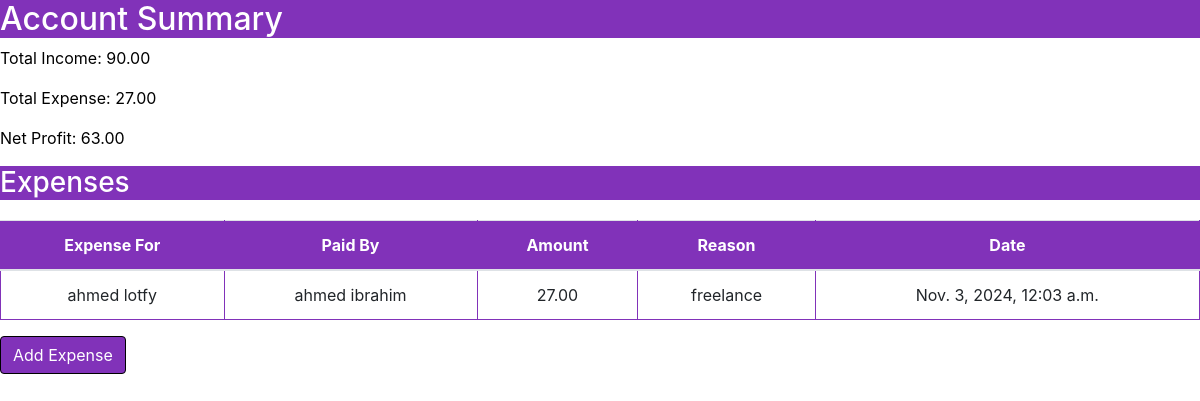
/home/accounts/, run on an earlier commit of the app's database.
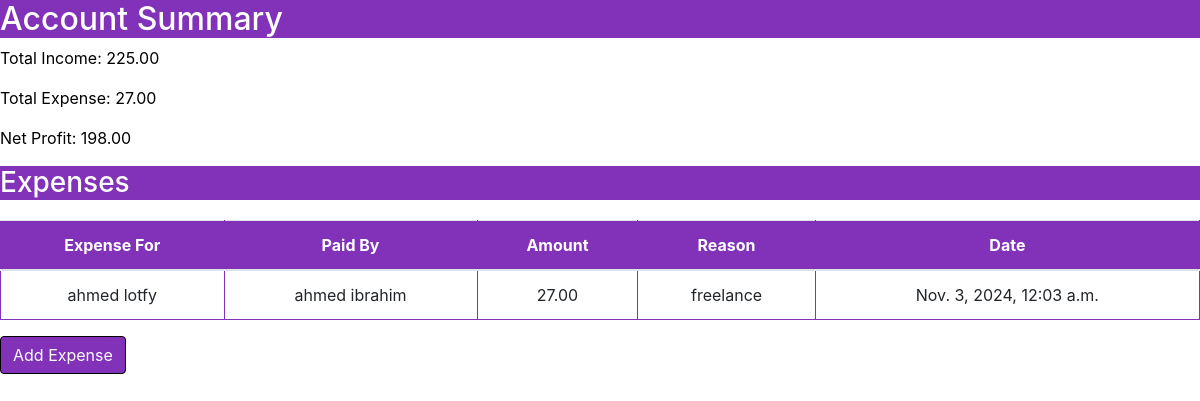
And on a later commit of the database.
### accounts/models.py (models this page shows, shortened)
class Account(models.Model):
    total_income = models.DecimalField(max_digits=15, decimal_places=2, default=Decimal('0.00'))  # إجمالي الدخل
    total_expense = models.DecimalField(max_digits=15, decimal_places=2, default=Decimal('0.00'))  # إجمالي الخارج
    net_profit = models.DecimalField(max_digits=15, decimal_places=2, default=Decimal('0.00'))  # صافي الربح

### accounts/views.py (the view)
# urls.py: path('', account_summary, name='account_summary'),
def account_summary(request):
    account = Account.objects.first()  # نفترض وجود حساب واحد
    context = {
        'account': account,
        'expenses': account.expenses.all() if account else [],
    }
    return render(request, 'accounts/account_summary.html', context)

### accounts/templates/accounts/account_summary.html (shortened to what this page needs)
<!DOCTYPE html>
<html lang="en">
    <head>
        <link href="https://stackpath.bootstrapcdn.com/bootstrap/4.5.2/css/bootstrap.min.css" rel="stylesheet">
<h2 style="background-color: #8132b9; color: #fff;">Account Summary</h2>
<p>Total Income: {{ account.total_income }}</p>
<p>Total Expense: {{ account.total_expense }}</p>
<p>Net Profit: {{ account.net_profit }}</p>
<h3 style="background-color: #8132b9; color: #fff;">Expenses</h3>
<table class="table">
    <thead>
        <tr style="background-color: #8132b9; color: #fff;">
            <th>Expense For</th>
            <th>Paid By</th>
            <th>Amount</th>
            <th>Reason</th>
            <th>Date</th>
        </tr>
    </thead>
    <tbody>
        {% for expense in expenses %}
        <tr>
            <td>{{ expense.expense_for }}</td>
            <td>{{ expense.paid_by }}</td>
            <td>{{ expense.amount }}</td>
            <td>{{ expense.reason }}</td>
            <td>{{ expense.expense_date }}</td>
        </tr>
        {% endfor %}
    </tbody>
</table>
<a href="{% url 'accounts:add_expense' %}" class="btn btn-primary" style="background-color: #8132b9; color: #fff;">Add Expense</a>

What changed in the data, as far as the page shows it:
changed Account: total_income "90.00" → "225.00"; net_profit "63.00" → "198.00"
